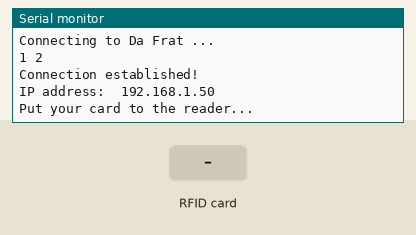
Simulated run of this sketch. Board: ESP8266 (NodeMCU). Parts: the last lines printed to the serial monitor. The inputs (shaded band) are chosen by the test bench. WiFi joins after 1.5 s; servers stay silent unless stated; uploads are accepted with an empty reply.

Above: at 3.2 s.
3.3 s: RFID card 17 2B 03 D9 held to the reader
At 4.0 s:
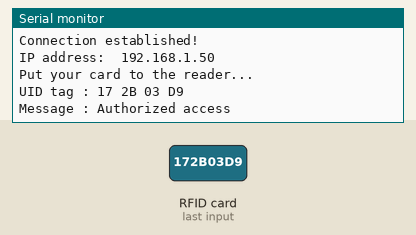
4.8 s: RFID card 5E 7A 19 C4 held to the reader
At 6.5 s:
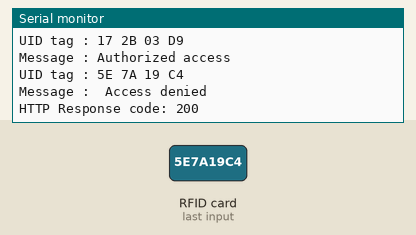

Measured:
- after the input at 3.3 s, the serial monitor: prints a new line at once (image 1)
- after the input at 4.8 s, the serial monitor: prints a new line at once (image 2)

The sketch:

ESP8266_RFID.ino
```cpp
//RFID
#include <SPI.h>
#include <MFRC522.h>

//WIFI
#include <ESP8266WiFi.h>

//HTTP
#include <ESP8266HTTPClient.h>
#include <WiFiClient.h>

//RFID vars
constexpr uint8_t RST_PIN = D3;     // Configurable, see typical pin layout above
constexpr uint8_t SS_PIN = D4;     // Configurable, see typical pin layout above

MFRC522 rfid(SS_PIN, RST_PIN); // Instance of the class
MFRC522::MIFARE_Key key;

String tag;
bool access = 0;// default to 0 or no access

//WIFI vars
const char* ssid     = "Da Frat";         // The SSID (name) of the Wi-Fi network you want to connect to
const char* password = "DaFrat24";     // The password of the Wi-Fi network

//HTTP
String serverName = "http://192.168.1.106:1880/update-sensor";
unsigned long lastTime = 0;
unsigned long timerDelay = 5000;

void setup() {
  //WIFI establishment
  Serial.begin(115200);         // Start the Serial communication to send messages to the computer
  delay(10);
  Serial.println('\n');

  WiFi.begin(ssid, password);             // Connect to the network
  Serial.print("Connecting to ");
  Serial.print(ssid); Serial.println(" ...");

  int i = 0;
  while (WiFi.status() != WL_CONNECTED) { // Wait for the Wi-Fi to connect
    delay(1000);
    Serial.print(++i); Serial.print(' ');
  }

  Serial.println('\n');
  Serial.println("Connection established!");
  Serial.print("IP address:\t");
  Serial.println(WiFi.localIP());         // Send the IP address of the ESP8266 to the computer

  //RFID init
  Serial.begin(9600);
  SPI.begin(); // Init SPI bus
  rfid.PCD_Init(); // Init MFRC522

  Serial.println("Put your card to the reader...");
  Serial.println();
}

void loop() {
  //RFID
  // Look for new cards
  if ( ! rfid.PICC_IsNewCardPresent())
    return;

  // Select one of the cards
  if ( ! rfid.PICC_ReadCardSerial())
  {
    return;
  }

  //Show UID on serial monitor
  Serial.print("UID tag :");
  String content= "";
  byte letter;
  for (byte i = 0; i < rfid.uid.size; i++)
  {
     Serial.print(rfid.uid.uidByte[i] < 0x10 ? " 0" : " ");
     Serial.print(rfid.uid.uidByte[i], HEX);
     content.concat(String(rfid.uid.uidByte[i] < 0x10 ? " 0" : " "));
     content.concat(String(rfid.uid.uidByte[i], HEX));
  }
  Serial.println();
  Serial.print("Message : ");
  content.toUpperCase();

  if (content.substring(1) == "17 2B 03 D9") //change here the UID of the card/cards that you want to give access
  {
    Serial.println("Authorized access");
    Serial.println();
    access = 1;
    delay(1000);
  }

 else   {
    Serial.println(" Access denied");
    Serial.println();
    access = 0;
    delay(1000);
  }

  //HTTP
  //Send an HTTP POST request every 10 minutes
  if ((millis() - lastTime) > timerDelay) {
    //Check WiFi connection status
    if(WiFi.status()== WL_CONNECTED){
      HTTPClient http;

      String serverPath = serverName + "?temperature=24.37";

      // Your Domain name with URL path or IP address with path
      http.begin(serverPath.c_str());

      // Send HTTP GET request
      int httpResponseCode = http.GET();

      if (httpResponseCode>0) {
        Serial.print("HTTP Response code: ");
        Serial.println(httpResponseCode);
        String payload = http.getString();
        Serial.println(payload);
      }
      else {
        Serial.print("Error code: ");
        Serial.println(httpResponseCode);
      }
      // Free resources
      http.end();
    }
    else {
      Serial.println("WiFi Disconnected");
    }
    lastTime = millis();
  }
}
```
